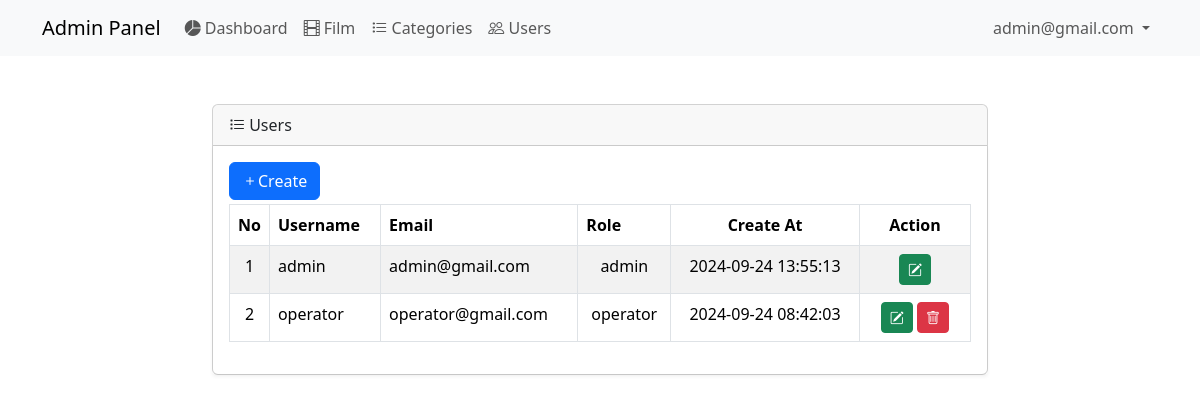
Page /admin/users.php (signed in) on the committed database.
### tables this page shows
CREATE TABLE `users` (
  `id_user` int NOT NULL,
  `username` varchar(128) NOT NULL,
  `email` varchar(128) NOT NULL,
  `password` varchar(256) NOT NULL,
  `role` varchar(60) DEFAULT 'operator' COMMENT 'admin, operator',
  `created_at` timestamp NOT NULL DEFAULT CURRENT_TIMESTAMP
);

### admin/config/controller.php (called while the page is built, shortened)
<?php
require 'config/helper.php';
function query($query)
{
    global $db;
    $result = mysqli_query($db, $query);
    $rows = [];
    while ($row = mysqli_fetch_assoc($result)) {
        $rows[] = $row;
    }
    return $rows;
}

### admin/config/helper.php (called while the page is built)
<?php
function sanitize($data)
{
    $data = trim($data);
    $data = stripslashes($data);
    $data = htmlspecialchars($data);
    return $data;
}

### admin/users.php (the view, shortened to what this page needs)
<?php
$title = "Users";
require 'layout/header.php';
$users = query("SELECT * FROM users ORDER BY created_at DESC");
?>
<main class="py-5">
    <div class="container-fluid">
        <div class="row justify-content-center">
            <div class="col-md-8">
                <div class="card">
                    <div class="card-header">
                        <i class="bi bi-list-task"></i>
                        <?= $title; ?>
                    </div>
                    <div class="card-body shadow-sm">
                        <div class="table-responsive">
                            <?php if ($_SESSION['role'] === 'admin'): ?>
                                <a href="users-create.php" class="btn btn-primary mb-1"><i class="bi bi-plus"></i>Create</a>
                            <?php endif; ?>
                            <table id="datatable" class="table table-striped table-bordered" style="width:100%">
                                <thead>
                                    <tr>
                                        <th width="1%" class="text-center">No</th>
                                        <th>Username</th>
                                        <th>Email</th>
                                        <th>Role</th>
                                        <th class="text-center">Create At</th>
                                        <th width="15%" class="text-center">Action</th>
                                    </tr>
                                </thead>
                                <tbody>
                                    <?php $no = 1; ?>
                                    <?php foreach ($users as $user): ?>
                                        <tr>
                                            <td class="text-center"><?= $no++ ?></td>
                                            <td><?= sanitize($user["username"]) ?></td>
                                            <td><?= sanitize($user["email"]) ?></td>
                                            <td class="text-center"><?= sanitize($user["role"]) ?></td>
                                            <td class="text-center"><?= sanitize($user["created_at"]) ?></td>
                                            <td class="text-center">
                                                <?php if ($_SESSION['role'] === 'admin'): ?>
                                                    <a href="users-update.php?id=<?= $user['id_user']; ?>" class="btn btn-sm btn-success" title="Edit"><i class="bi bi-pencil-square"></i></a>
                                                    <?php if ($user['id_user'] != $_SESSION['id']): ?>
                                                        <a href="users-delete.php?id=<?= $user["id_user"]; ?>" onclick="return confirm('Yakin ingin menghapus data? ')" class="btn btn-sm btn-danger" title="Delete"><i class="bi bi-trash"></i></a>
                                                    <?php endif; ?>
                                                <?php elseif ($_SESSION['role'] === 'operator' && $_SESSION['id'] == $user['id_user']): ?>
                                                    <a href="users-update.php?id=<?= $user['id_user']; ?>" class="btn btn-sm btn-success" title="Edit"><i class="bi bi-pencil-square"></i></a>
                                                <?php endif; ?>
                                            </td>
                                        </tr>
                                    <?php endforeach; ?>
                                </tbody>
                            </table>
                        </div>
                    </div>
                </div>
            </div>
        </div>
    </div>
</main>
<?php
require 'layout/footer.php';
?>

### admin/layout/header.php (shortened to what this page needs)
<?php
if (isset($_SESSION['login'])) {
    $userId = $_SESSION['id'];
    $user = query("SELECT email FROM users WHERE id_user = $userId");
    $userEmail = $user ? $user[0]['email'] : 'Guest';
} else {
    $userEmail = 'Guest';
}
?>
<!DOCTYPE html>
<html lang="en">
<head>
    <link rel="stylesheet" href="assets/css/bootstrap.min.css">
    <link rel="stylesheet" href="https://cdn.datatables.net/2.1.6/css/dataTables.bootstrap5.css">
    <link rel="stylesheet" href="https://cdn.jsdelivr.net/npm/bootstrap-icons@1.11.3/font/bootstrap-icons.min.css">
</head>
<body>
    <div id="navbar-section">
        <nav class="navbar navbar-expand-lg bg-body-tertiary">
            <div class="container">
                <a class="navbar-brand" href="#">Admin Panel</a>
                <div class="collapse navbar-collapse" id="navbarNavDropdown">
                    <ul class="navbar-nav">
                        <li class="nav-item">
                            <a class="nav-link" href="index.php">
                                <i class="bi bi-pie-chart-fill"></i> Dashboard
                            </a>
                        </li>
                        <li class="nav-item">
                            <a class="nav-link" href="films.php">
                                <i class="bi bi-film"></i> Film
                            </a>
                        </li>
                        <li class="nav-item">
                            <a class="nav-link" href="categories.php">
                                <i class="bi bi-list-task"></i> Categories
                            </a>
                        </li>
                        <li class="nav-item">
                            <a class="nav-link" href="users.php">
                                <i class="bi bi-people"></i> Users
                            </a>
                        </li>
                    </ul>
                    <ul class="navbar-nav ms-auto">
                        <li class="nav-item dropdown">
                            <a class="nav-link dropdown-toggle" href="#" role="button" data-bs-toggle="dropdown" aria-expanded="false">
                                <?= htmlspecialchars($userEmail) ?>
                            </a>
                        </li>
                    </ul>
                </div>
            </div>
        </nav>
    </div>

### rows in the picture
users: email "admin@gmail.com", username "admin", role "admin", created_at "2024-09-24 13:55:13"
users: username "operator", email "operator@gmail.com", role "operator", created_at "2024-09-24 08:42:03"

### other values in the picture
$title "Users"
